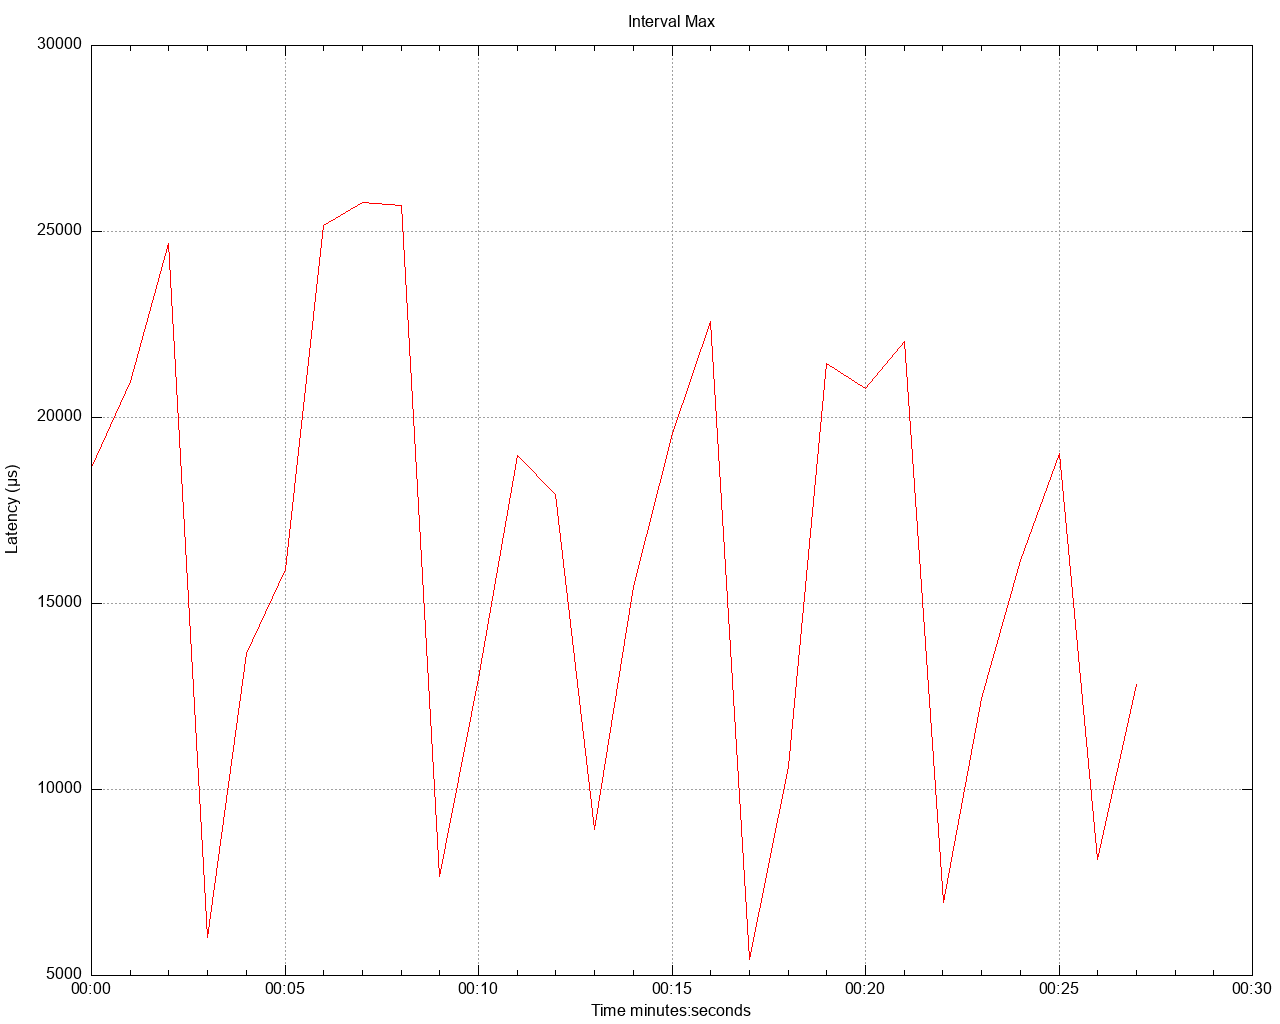

gnuplot code for this plot:
set title 'Interval Max' noenhanced
set style data lines
set datafile separator ","
set terminal png size 1280,1024
set grid
set key below
set xdata time
set timefmt "%s"
offset = 0
t0(x)=(offset=($0==0) ? x : offset, x - offset)
set xlabel 'Time minutes:seconds'
set ylabel 'Latency (μs)'
set output '/Users/gbarnett/git/hazelcast-simulator/atomiclong-3node-member/atomicreference/latency/latency_interval_max_twoKbWrite.png'
plot \
   '/Users/gbarnett/git/hazelcast-simulator/atomiclong-3node-member/atomicreference/data/latency_interval_max_twoKbWrite_1.data' using (t0(timecolumn(1))):2 title "" lt rgb "red", \
